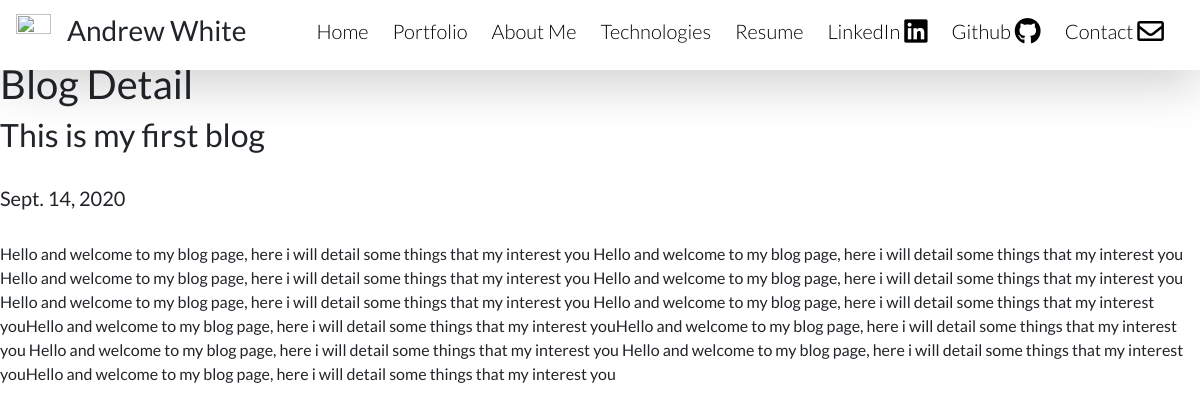
The page /blog/1 on the database its author committed.
### blog/models.py (models this page shows, shortened)
class Blog(models.Model):
        title = models.CharField(
            max_length = 40
        )
        date = models.DateField()
        blogContent = models.TextField()

### blog/views.py (the view)
# urls.py: path('<int:blog_id>', views.blog, name = 'detail'),
def blog(request, blog_id):
    blog = get_object_or_404(Blog, pk=blog_id)
    return render (request, 'blog/detail.html', {'blog':blog})

### blog/templates/blog/detail.html
{% extends 'portfolio/base.html' %}
{% block content %}
<h1> Blog Detail </h1>
<h2>{{ blog.title }}</h2>
<br>
<h5>{{ blog.date }}</h5>
<br>
<p> {{ blog.blogContent}} </p>
{% endblock %}

### portfolio/static/portfolio/custom.css (style rules this page uses)
body { font-family: 'Lato', sans-serif; padding-top: 60px; }

### rows shown on the page
Blog: title "This is my first blog", date "Sept. 14, 2020", blogContent "Hello and welcome to my blog page, here i will detail some things that my interest you Hello and welcome to my blog page, here i will detail some things that my interest you Hello and welcome to my blog page, here i will detail some things that my interest you Hello and welcome to my blog page, here i will detail some things that my interest you Hello and welcome to my blog page, here i will detail some things that my interest you Hello and welcome to my blog page, here i will detail some things that my interest youHello and welcome to my blog page, here i will detail some things that my interest youHello and welcome to my blog page, here i will detail some things that my interest you Hello…"
